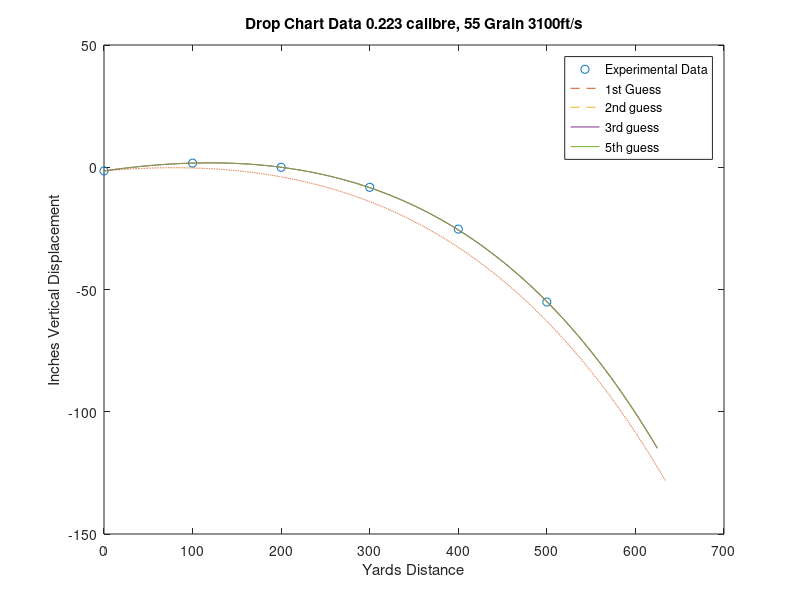

Here is the MATLAB script that generated this plot:

clear; clc
%Prompt Variables for 1st guess

Velocity= 3100 * 0.3048; %m/s
Cd= .5; %1st guess 
m= 55*0.000064799;%Projectile Mass in kg (Grains conversion)
d=0.223; %Calibre in fractions of an inch
A= (pi*(d/2)^2)*0.00064516;%Cross sectional area of projectile
g= 9.807; %m/s^2
PT= 102000; %Total pressure in Pa or (N/m^2)
T= 273.15+25; %Temperature in Kelvin
H= 0.49; %Relative Humidity as fraction
%Imperacle data for saturation pressure of water given temperature
PS=0.16004123*(T^3)-139.71796235*(T^2)+40769.2199177*T-3973384.2924139;
PW=PS*H;
PA=PT-PW;
%Effective Density of air at temp, pressure and humidity
ro=(PA/(287.05*T))+(PW/(461.495*T));
%Desired number of iterations to fit CD and angle
PMAX=100;
P=PMAX;%Specify desired number of Iterations
            %Prompt values for data match
            xm=[0, 100, 200, 300, 400, 500];
            ym=[-1.5, 1.7, 0, -8.2, -25.3, -55.1];
            %Estimate angle based on first two data points
            Angle= atan((ym(2)-ym(1))*0.02777778/(xm(2)-xm(1)));
%Allocate space for variables to estimate derivatives for newton's Method
SESQ3=0;
SESQ2=0;
SESQ1=0;

for IT=1:5;
for p=1:5

%Drag Equation
%Fd=0.5*ro*u^2*Cd*A

%%for p=1:P
    %Time Loop
    tfinal=1; %Calculation Duration Seconds
    h=0.0002; %time interval seconds
    N=tfinal/h;

    %Preallocate space for x,y,v dx, dy, dv
    x= zeros(1,N);
    y= zeros(1,N);
    v= zeros(1,N);
    a= zeros(1,N);
    vx= zeros(1,N);
    vy= zeros(1,N);
    dx= zeros(1,N);
    dy= zeros(1,N);
    dv= zeros(1,N);

    %Initial values
    k= 0.5*ro*Cd*A*(1/m);%Deceleration constant, includes Cd, A ro, mass

            %Loop through Data to aquire velocity values over time
            a(1)= Angle;
            v(1)= Velocity(1);
            vx(1)=cos(a(1))*v(1);
            vy(1)=sin(a(1))*v(1);
            dv(1)=(v(1)^2)*k;
            dx(1)=-cos(a(1))*dv(1);
            dy(1)=(-sin(a(1))*dv(1))-9.807;
            a(1)=atan(vy(1)/vx(1));

            for n=1:N-1
            vx(n+1)=vx(n)+(h*dx(n));
            vy(n+1)=vy(n)+(h*dy(n));
            v(n+1)=((vx(n+1)^2)+(vy(n+1)^2))^0.5;
            dv(n+1)=(v(n+1)^2)*k;
            a(n+1)=atan(vy(n+1)/vx(n+1));
            dx(n+1)=-cos(a(n+1))*dv(n+1);
            dy(n+1)=-sin(a(n+1))*dv(n+1)-9.807;
            end

            %Integration of Velocity data (Simpsons Rule) to obtain coordinate data
            x(1)=0;
            y(1)=-0.0381;% Barrel below scope
            for n=1:N-1
            x(n+1)=(((2/3)*(x(n)+vx(n)*h))+((1/3)*(x(n)+(h/2)*(vx(n)+vx(n+1)))));
            y(n+1)=(((2/3)*(y(n)+vy(n)*h))+((1/3)*(y(n)+(h/2)*(vy(n)+vy(n+1)))));
            end
            %%Convert values from meters to inches and yards
            y=y.*39.37;
            x=x.*1.0936;
            if IT==1
            if p==4;
            plot(xm,ym,'o')
            hold on
            plot (x,y,'--');
            hold on
            end
            end
            if IT==2
            if p==4;
            plot (x,y,'--');
            hold on
            end 
            end
            if IT==3
            if p==4;
            plot (x,y);
            hold on
            end
            end
            if IT==5
            if p==4;
            plot (x,y);
            hold on
            end
            end
            L=length(xm);
            error=zeros(1,L);
    for l=1:L
        result(l)=interp1(x,y,xm(l));
        error(l)=ym(l)-result(l);
        ESQ(l)=error(l)^2;
    end
  %Newton's method for calculating drag coefficcient
  DCD=0.002;
  if p==1
  SESQ2=sum(ESQ);
  Cd=Cd-DCD;
  end
  if p==2
  SESQ1=sum(ESQ);
  Cd=Cd+(2*DCD);
  end
  if p==3
  SESQ3=sum(ESQ);
  FP=(SESQ3-SESQ1)/(2*DCD);
  FPP=(SESQ3-2*SESQ2+SESQ1)/(DCD^2);
  Cmod=FP/FPP;
  Cd=Cd-DCD-Cmod;
  end
  
   if p==4;
   %Readjust angle to line up with second data point
   Angle=Angle+((ym(2)-(result(2)))*0.02777778/(xm(2)-xm(1)));
   end
   end
end
for l=1:L
        result(l)=interp1(x,y,xm(l));
        Velocity(l)=interp1(x,v,xm(l));
        Energy(l)= (Velocity(l)^2)*m*(0.305^2)*3.962862;    
end
%%end
xlabel('Yards Distance')
ylabel('Inches Vertical Displacement')
title('Drop Chart Data 0.223 calibre, 55 Grain 3100ft/s')
legend('Experimental Data','1st Guess','2nd guess','3rd guess','5th guess')

